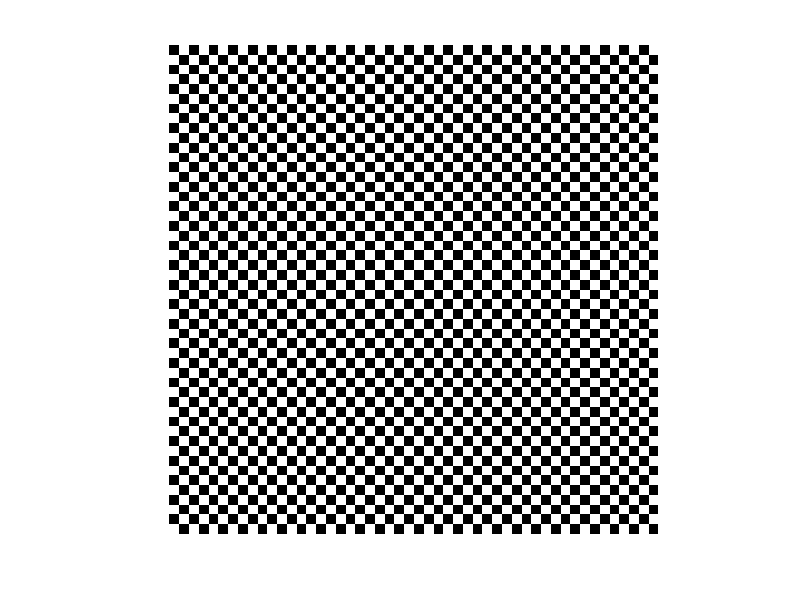

Recreate this plot in MATLAB. (Note: this script raises an error after producing the figure.)
clear all
close all
clc

row = 50;
col = 50;
A = zeros(row,col);   %creates 2D matrix full of zeros

%loop through matrix A to change every other number to 255
for i = 1:2:row  %set odd rows 
    for j = 2:2:col
        A(i,j) = 255;
    end
end

for i = 2:2:row  %set even rows 
    for j = 1:2:col
        A(i,j) = 255;
    end
end

B = uint8(A);
imshow(B)
truesize(gcf,[100 100]) %scales image up